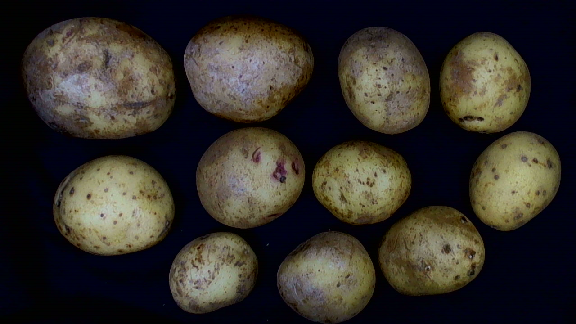
%> input picture Level 3/Potato Defect Detector/Task_1/1.png, 576 x 324 px
$ octave --eval "findspuds('1.png');"   (GNU Octave 9; MATLAB toolbox functions it lacks are replaced by stand-ins)
%> lines starting %> are read from the running program, lines starting %| are printed output that depends on the picture; in (x1, y1, x2, y2) boxes, pixels count from 0 and x2, y2 are one past the last pixel; in counts of white or black regions, pixels touching at a corner belong together; the program's own positions count from 1
### Level 3/Potato Defect Detector/Task_1/overlay.m
function image = overlay(input, mask)
%Code written by William Sawyer.
%Level 3 Computer Science
%For Assignment 1 of CMP3641M

%Optimised from the function imoverlay written by Eddins S. 2013
%imoverlay found: http://www.mathworks.co.uk/matlabcentral/fileexchange/10502-image-overlay

%Overlays two images, where white exists in mask it is made blue in "image"
%--------------------------Code Begins Here--------------------------------
%Make mask logical
mask = (mask ~= 0);

%Convert everything to unit8
input_un8 = im2uint8(input);
colour_un8 = im2uint8([0,0,1]);

%Initialise colour channels
im_red = input_un8(:,:,1);
im_green = input_un8(:,:,2);
im_blue = input_un8(:,:,3);

%Replace colour in input with appropriate values
im_red(mask) = colour_un8(1);
im_green(mask) = colour_un8(2);
im_blue(mask) = colour_un8(3);

%Combine Colour channels
image = cat(3, im_red, im_green, im_blue);
end

### Level 3/Potato Defect Detector/Task_1/getMean.m
function [R,G,B, stdR, stdG, stdB ] = getMean(section, RGB_image)
%Code written by William Sawyer.
%Level 3 Computer Science
%For Assignment 1 of CMP3641M
%This code calculates the Mean and Standard Deviation of the input.
%--------------------------Code Begins Here--------------------------------

%Ensure RGB values are empty by assigning 0, may be uneeded but better to be
%safe than sorry.
R = 0;
G = 0;
B = 0;

%Get the Location and size of the object.
col = section.PixelList(:,2);
row = section.PixelList(:,1);

%Calculating the mean here.
pixels = impixel(RGB_image, row, col);
R = (mean(pixels(:,1)));
G = (mean(pixels(:,2)));
B = (mean(pixels(:,3)));

%Calculating the Standard Deviation here.
stdR = std(pixels(:,1));
stdG = std(pixels(:,2));
stdB = std(pixels(:,3));


end

### Level 3/Potato Defect Detector/Task_1/findspuds.m
function [] = findspuds( image_in )
%> called with image_in = '1.png'
%Code written by William Sawyer.
%Level 3 Computer Science
%For Assignment 1 of CMP3641M

%This code intends to analyse the input image, which contains potatoes, and
%output a number of details of said input.
%The required outputs are:
%-Location of the Centoid (of each object in the image).
%-Size of object.
%-Length of Major and Minor axes of object.
%-The objects circularity.
%-Mean and standard deviation of R,G,B colour values in the image.

%--------------------------Code Begins Here--------------------------------

%Input Image read in and stored in "f".
f = imread(image_in);
%> f is the input picture: size 324x576x3 uint8; mean R, G, B 51, 47.1, 41.6
%figure, imshow(f)

%Convert input image to "Gray", store in f_gray.
f_gray = rgb2gray(f);
%figure, imshow(f_gray)

%Apply median filter to remove noise.
med_f_gray = medfilt2(f_gray, [4,4]);
%figure, imshow(med_f_gray)

%This section may be useless, keeping it just incase.
%Some alterations to clean up the image.
filt_f_gray = f_gray-med_f_gray;
%figure, imshow(filt_f_gray);
clean_f_gray = f_gray - filt_f_gray;
%figure, imshow(clean_f_gray);

%This value causes quite a bit of trouble, alot of trial and error here.
f_binary = im2bw(clean_f_gray, 0.05);
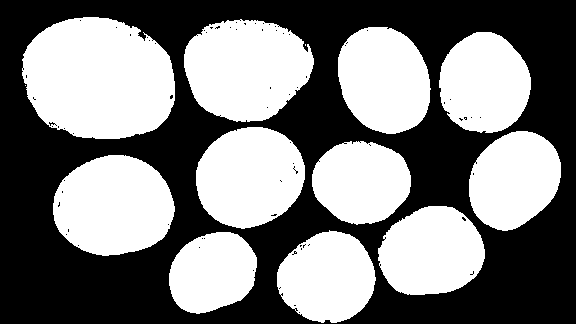
%> f_binary: size 324x576 logical; 49% white; 13 white regions (2 under 20 px), largest, box (x1, y1, x2, y2) and area: (22, 17, 175, 139) 14960, (184, 19, 314, 122) 10152, (53, 155, 175, 256) 9560
%figure, imshow(f_binary);

%Fill any areas of black surrounded by white, i.e. spots drawn on by
%others.
f_fill = imfill(f_binary, 'holes');
%> f_fill: size 324x576 logical; 49.1% white; 13 white regions (2 under 20 px), largest, box (x1, y1, x2, y2) and area: (22, 17, 175, 139) 15005, (184, 19, 314, 122) 10192, (53, 155, 175, 256) 9575
%figure, imshow(f_fill);

%Disk was chosen as it provided the "smoothest" result
se = strel('disk', 2);
%Erode to try smooth edges, erode used as it produced the best result
f_erode = imerode(f_fill, se);
%> f_erode: size 324x576 logical; 45.6% white; 11 white regions, largest, box (x1, y1, x2, y2) and area: (24, 19, 173, 137) 14164, (186, 21, 312, 120) 9482, (55, 157, 173, 254) 8945
%figure, imshow (f_erode);

%Label the potatoes in the images.
[L, num] = bwlabel(f_erode, 8);
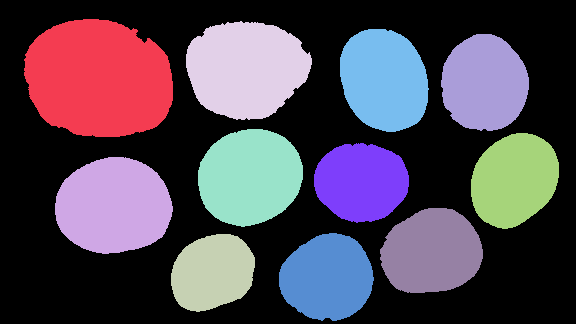
%> L: size 324x576 double; 12 distinct labels, from 0 to 11; one colour per label, 0 black
%> num = 11

%Make the highlight image
outline_f = imdilate(f_erode, se) - f_erode;
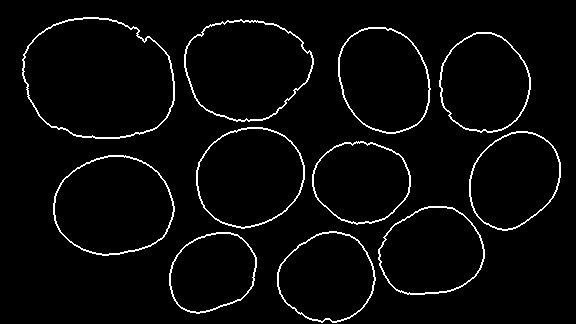
%> outline_f: size 324x576 double; values 0 (black) and 1 (white), 3.4% white in thin lines or dots, all inside (x1, y1, x2, y2) = (22, 17, 561, 323)
%figure, imshow(outline_f);

%Using the function written by ____ overlay the images.
final_f = overlay(f, outline_f);
%> in overlay, `im_red(mask) = colour_un8(1);`:
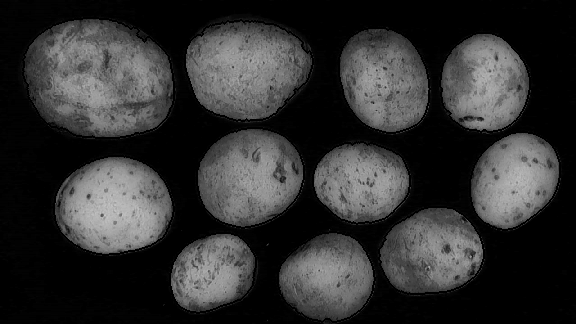
%> im_red: size 324x576 uint8; min 0, max 198, mean 49.3
%> in overlay, `im_green(mask) = colour_un8(2);`:
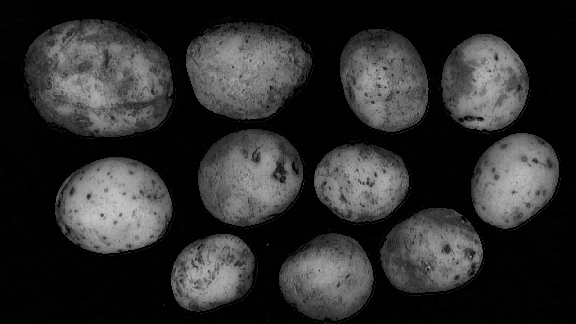
%> im_green: size 324x576 uint8; min 0, max 203, mean 45.7
%> in overlay, `im_blue(mask) = colour_un8(3);`:
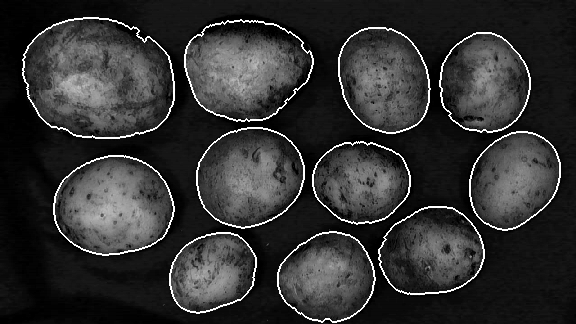
%> im_blue: size 324x576 uint8; min 0, max 255, mean 49.5
%> in overlay, `image = cat(3, im_red, im_green, im_blue);`:
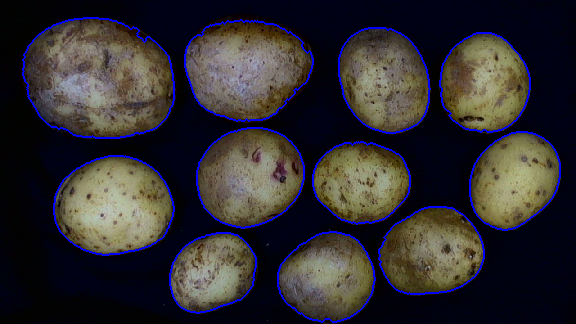
%> image: size 324x576x3 uint8; mean R, G, B 49.3, 45.7, 49.5
figure, imshow(final_f);
%Outputting necessary information

disp('Number of Potatoes');
disp(num);
%| 11

props = regionprops(L,'All');
%> props = 11 regions; largest, box (x1, y1, x2, y2), Area, Centroid, MajorAxisLength, MinorAxisLength and Eccentricity: (24, 19, 173, 137) 14164 [99.2 79.6] 153.8 117.6 0.644, (186, 21, 312, 120) 9482 [246.7 69.5] 123.6 98.39 0.605, (55, 157, 173, 254) 8945 [114.2 206.7] 118.2 96.47 0.578
disp('                   Potato Centroid                                                                               Mean                  Standard Deviation');
disp('Potato Number      X          Y        Num of Pixels    MajorAxisLength   MinorAxisLength  circularity      R      G      B            R       G       B');
for x = 1:1:numel(props),
    x_coord = props(x).Centroid(1);
    y_coord = props(x).Centroid(2);
    pixel = props(x).Area;
    major = props(x).MajorAxisLength;
    minor = props(x).MinorAxisLength;
    circ = (4*pi*pixel)/(props(x).Perimeter^2);
    [R,G,B, stdR, stdG, stdB] = getMean(props(x), f);
    info = ['\t',num2str(x),'\t\t\t', num2str(x_coord,'%07.3f'), '\t\t', num2str(y_coord,'%07.3f'), '\t\t',num2str(pixel,'%09.3f'), '\t\t\t', num2str(major,'%07.3f'), '\t\t\t', num2str(minor,'%07.3f'), ' \t\t ', num2str(circ,'%05.3f'), '\t\t', num2str(R,'%07.3f'), '\t', num2str(G,'%07.3f'), '\t', num2str(B,'%07.3f'),'\t\t', num2str(stdR,'%07.3f'),'\t',num2str(stdG,'%07.3f'), '\t', num2str(stdB,'%07.3f'), '\n'];
    fprintf(info);

end
%> this loop made 11 passes
%> (x_coord, y_coord, pixel, major, minor, circ, R, G) on passes 1 to 11: (99.24, 79.6, 14164, 153.8, 117.6, 0.874, 95.81, 85.75), (114.2, 206.7, 8945, 118.2, 96.47, 0.982, 134, 130), (213.1, 273.1, 5079, 90.36, 71.82, 0.976, 109.5, 104.7), (246.7, 69.48, 9482, 123.6, 98.39, 0.835, 104.8, 93.34), (250.4, 177.6, 8019, 107.6, 94.9, 0.995, 102.7, 92.74), (328, 278.2, 6355, 94.53, 85.93, 0.967, 94.22, 88.73), (361.9, 182.6, 5892, 95.37, 78.79, 0.949, 111, 104.3), (384.8, 80.55, 7243, 108.1, 85.43, 0.987, 97.07, 89.12), (432.3, 252.6, 6839, 103.6, 84.35, 0.952, 94.38, 84.99), (485.1, 83.96, 6675, 97.18, 87.59, 0.971, 114.2, 105.7), (514.8, 180.5, 6418, 101.5, 80.63, 0.995, 123.6, 117.9)
%| 	1			099.240		079.602		14164.000			153.762			117.595 		 0.874		095.806	085.748	074.966		031.794	034.104	036.543
%| 	2			114.215		206.686		08945.000			118.238			096.471 		 0.982		133.980	129.988	098.493		038.321	041.935	041.041
%| 	3			213.121		273.094		05079.000			090.359			071.815 		 0.976		109.488	104.750	085.809		033.475	037.582	037.883
%| 	4			246.749		069.476		09482.000			123.588			098.394 		 0.835		104.820	093.339	082.182		030.185	034.435	046.577
%| 	5			250.398		177.607		08019.000			107.647			094.902 		 0.995		102.699	092.744	073.405		029.811	034.623	035.959
%| 	6			327.959		278.241		06355.000			094.527			085.933 		 0.967		094.217	088.730	071.076		031.249	034.254	033.862
%| 	7			361.950		182.606		05892.000			095.374			078.794 		 0.949		110.953	104.315	064.702		030.898	036.035	036.173
%| 	8			384.770		080.552		07243.000			108.059			085.428 		 0.987		097.067	089.125	070.246		029.486	031.348	028.960
%> (further printed lines are left out)

$ run again, on Level 3/Potato Defect Detector/Task_1/2.png
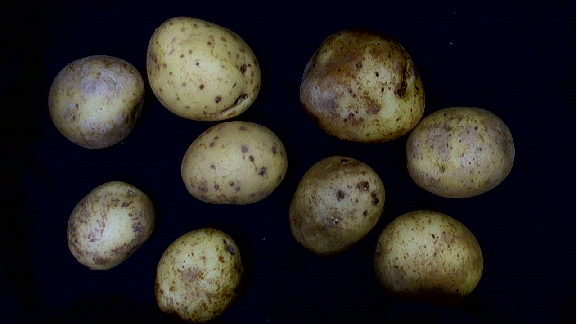
%> input picture Level 3/Potato Defect Detector/Task_1/2.png, 577 x 324 px
%> in findspuds, f is the input picture: size 324x577x3 uint8; mean R, G, B 39.5, 37, 36.3
%> f_binary: size 324x577 logical; 36.6% white; 8 white regions, largest, box (x1, y1, x2, y2) and area: (299, 30, 515, 198) 18580, (146, 16, 261, 121) 9437, (374, 210, 483, 296) 7283
%> f_fill: size 324x577 logical; 36.7% white; 8 white regions, largest, box (x1, y1, x2, y2) and area: (299, 30, 515, 198) 18724, (146, 16, 261, 121) 9458, (374, 210, 483, 296) 7292
%> f_erode: size 324x577 logical; 34% white; 10 white regions (2 under 20 px), largest, box (x1, y1, x2, y2) and area: (301, 32, 513, 196) 17477, (148, 18, 259, 119) 8831, (376, 212, 481, 294) 6694
%> in findspuds, `[L, num] = bwlabel(f_erode, 8);`:
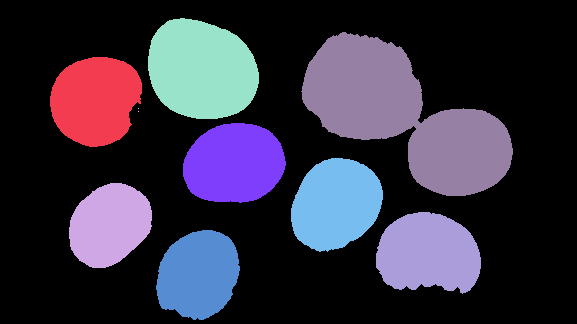
%> L: size 324x577 double; 11 distinct labels, from 0 to 10; one colour per label, 0 black
%> num = 10
%> outline_f: size 324x577 double; values 0 (black) and 1 (white), 2.7% white in thin lines or dots, all inside (x1, y1, x2, y2) = (48, 16, 515, 322)
%> in overlay, `image = cat(3, im_red, im_green, im_blue);`:
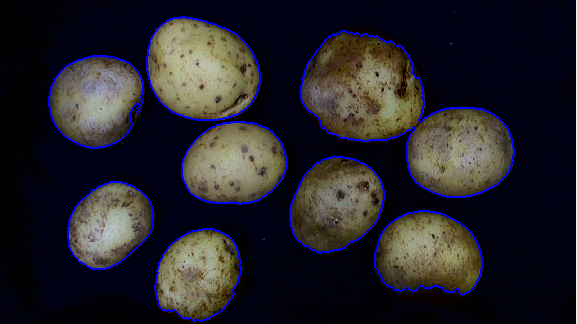
%> image: size 324x577x3 uint8; mean R, G, B 38.1, 35.9, 42.4
%| 10
%> props = 10 regions; largest, box (x1, y1, x2, y2), Area, Centroid, MajorAxisLength, MinorAxisLength and Eccentricity: (301, 32, 513, 196) 17477 [404.5 115.9] 256.5 101.6 0.918, (148, 18, 259, 119) 8831 [202.3 70.4] 117.2 96.24 0.571, (376, 212, 481, 294) 6694 [428.9 254.3] 109.4 79.74 0.685
%> the loop in findspuds, `for x = 1:1:numel(props),` made 10 passes
%> (x_coord, y_coord, pixel, major, minor, circ, R, G) on passes 1, 2, 5, 6, 7, 8, 9, 10: (96.01, 100.9, 6394, 95.3, 86.24, 0.925, 108.3, 104), (110.1, 225.5, 5289, 92.72, 72.82, 0.979, 117.3, 113.2), (202.3, 70.36, 8831, 117.2, 96.24, 0.99, 137.8, 132.4), (198.9, 275.2, 5780, 93.96, 78.65, 0.923, 117.1, 111.8), (234.7, 164.3, 6534, 104.1, 80.08, 0.978, 123.4, 116.8), (336.5, 204.8, 6511, 100.8, 82.47, 0.966, 82.47, 74.38), (404.5, 115.9, 17477, 256.5, 101.6, 0.474, 97.48, 87.23), (428.9, 254.3, 6694, 109.4, 79.74, 0.825, 102.4, 94.34)
%> (printed output is left out)

$ run again, on Level 3/Potato Defect Detector/Task_1/3.png
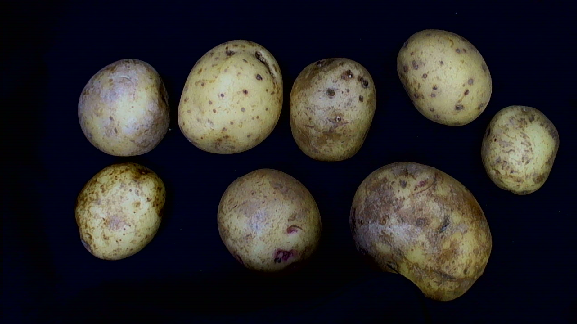
%> input picture Level 3/Potato Defect Detector/Task_1/3.png, 577 x 324 px
%> in findspuds, f is the input picture: size 324x577x3 uint8; mean R, G, B 41.8, 39.5, 40.6
%> f_binary: size 324x577 logical; 34.7% white; 8 white regions, largest, box (x1, y1, x2, y2) and area: (349, 162, 492, 301) 13967, (178, 39, 283, 154) 9449, (217, 168, 321, 271) 8115
%> f_fill: size 324x577 logical; 34.8% white; 8 white regions, largest, box (x1, y1, x2, y2) and area: (349, 162, 492, 301) 14005, (178, 39, 283, 154) 9458, (217, 168, 321, 271) 8167
%> f_erode: size 324x577 logical; 32.3% white; 8 white regions, largest, box (x1, y1, x2, y2) and area: (352, 164, 490, 299) 13204, (180, 41, 281, 152) 8834, (219, 170, 319, 269) 7575
%> in findspuds, `[L, num] = bwlabel(f_erode, 8);`:
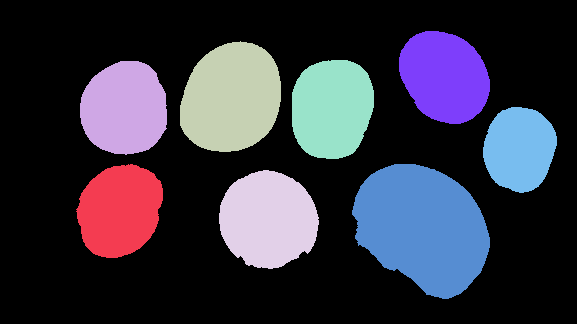
%> L: size 324x577 double; 9 distinct labels, from 0 to 8; one colour per label, 0 black
%> num = 8
%> outline_f: size 324x577 double; values 0 (black) and 1 (white), 2.4% white in thin lines or dots, all inside (x1, y1, x2, y2) = (74, 29, 559, 301)
%> in overlay, `image = cat(3, im_red, im_green, im_blue);`:
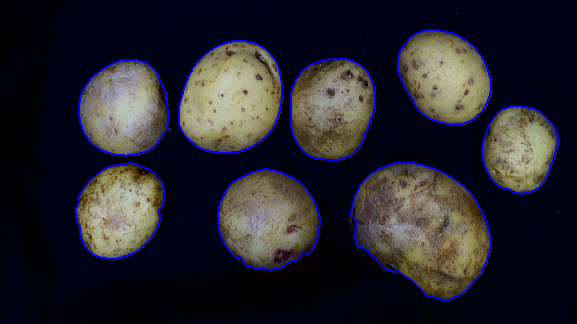
%> image: size 324x577x3 uint8; mean R, G, B 40.4, 38.3, 45.9
%| 8
%> props = 8 regions; largest, box (x1, y1, x2, y2), Area, Centroid, MajorAxisLength, MinorAxisLength and Eccentricity: (352, 164, 490, 299) 13204 [423.2 228.3] 151.2 112 0.672, (180, 41, 281, 152) 8834 [232 98.7] 116.8 96.55 0.562, (219, 170, 319, 269) 7575 [268.8 220.2] 100.4 96.19 0.288, (292, 60, 374, 159) 6707 [332.5 109] 103.3 83.03 0.595
%> the loop in findspuds, `for x = 1:1:numel(props),` made 8 passes
%> (x_coord, y_coord, pixel, major, minor, circ, R, G) on passes 1 to 8: (120.3, 211.1, 6238, 98.75, 80.68, 0.94, 141.4, 135.1), (125, 109.1, 6541, 94.9, 88.04, 0.993, 129.9, 125.2), (232, 98.66, 8834, 116.8, 96.55, 0.991, 150.7, 145.7), (268.8, 220.2, 7575, 100.4, 96.19, 0.935, 107.6, 98.97), (332.5, 109, 6707, 103.3, 83.03, 0.98, 107.5, 98.1), (423.2, 228.3, 13204, 151.2, 112, 0.897, 102.9, 90.93), (445.2, 77.33, 6449, 101.7, 80.86, 0.982, 135.7, 130.1), (520.1, 149.5, 4884, 86.09, 72.46, 0.982, 128.2, 124.8)
%> (printed output is left out)

$ run again, on Level 3/Potato Defect Detector/Task_1/4.png
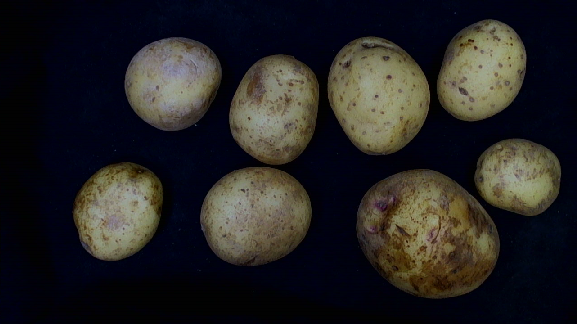
%> input picture Level 3/Potato Defect Detector/Task_1/4.png, 577 x 324 px
%> in findspuds, f is the input picture: size 324x577x3 uint8; mean R, G, B 37.1, 35.4, 35.3
%> f_binary: size 324x577 logical; 35.2% white; 8 white regions, largest, box (x1, y1, x2, y2) and area: (356, 169, 500, 298) 13990, (327, 36, 430, 155) 9247, (200, 167, 312, 266) 8696
%> f_fill: size 324x577 logical; 35.2% white; 8 white regions, largest, box (x1, y1, x2, y2) and area: (356, 169, 500, 298) 14029, (327, 36, 430, 155) 9249, (200, 167, 312, 266) 8698
%> f_erode: size 324x577 logical; 32.8% white; 9 white regions (1 under 20 px), largest, box (x1, y1, x2, y2) and area: (358, 171, 498, 296) 13238, (329, 38, 428, 153) 8644, (202, 169, 310, 264) 8104
%> L: size 324x577 double; 10 distinct labels, from 0 to 9
%> num = 9
%> outline_f: size 324x577 double; values 0 (black) and 1 (white), 2.5% white in thin lines or dots, all inside (x1, y1, x2, y2) = (72, 19, 561, 298)
%> in overlay, `image = cat(3, im_red, im_green, im_blue);`:
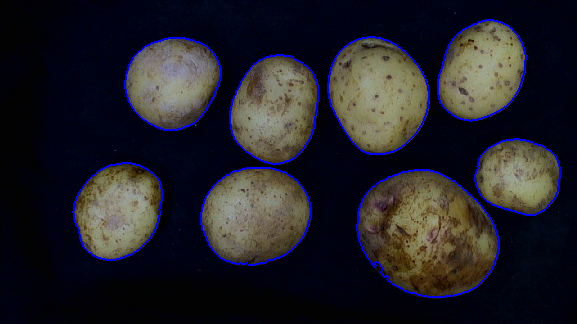
%> image: size 324x577x3 uint8; mean R, G, B 35.8, 34.2, 40.6
%| 9
%> props = 9 regions; largest, box (x1, y1, x2, y2), Area, Centroid, MajorAxisLength, MinorAxisLength and Eccentricity: (358, 171, 498, 296) 13238 [427.9 234.7] 144.8 116.6 0.593, (329, 38, 428, 153) 8644 [378.4 95.4] 115.8 95.31 0.568, (202, 169, 310, 264) 8104 [255.9 216.3] 109.3 94.52 0.502
%> the loop in findspuds, `for x = 1:1:numel(props),` made 9 passes
%> (x_coord, y_coord, pixel, major, minor, circ, R, G) on passes 1, 2, 3, 4, 5, 6, 8, 9: (118.6, 211.2, 6351, 99.11, 81.79, 0.984, 118.4, 114.2), (173.1, 83.02, 6516, 95.54, 87.13, 1, 113.4, 109.3), (255.9, 216.3, 8104, 109.3, 94.52, 0.99, 105.5, 98.61), (275.7, 109.8, 7154, 108.2, 84.44, 0.977, 108.6, 102.4), (378.4, 95.41, 8644, 115.8, 95.31, 0.995, 119.8, 115.5), (427.9, 234.7, 13238, 144.8, 116.6, 0.926, 84.79, 70.04), (482.1, 71.21, 6463, 103.3, 79.79, 0.976, 124.2, 121.1), (519, 177, 4803, 84.72, 72.49, 0.985, 110.4, 106.9)
%> (printed output is left out)
